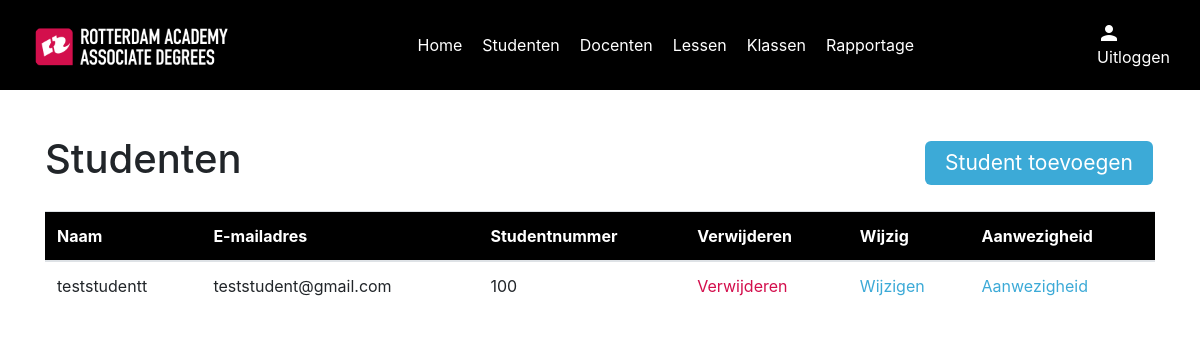
Before: /studenten_overzicht with the older database file.
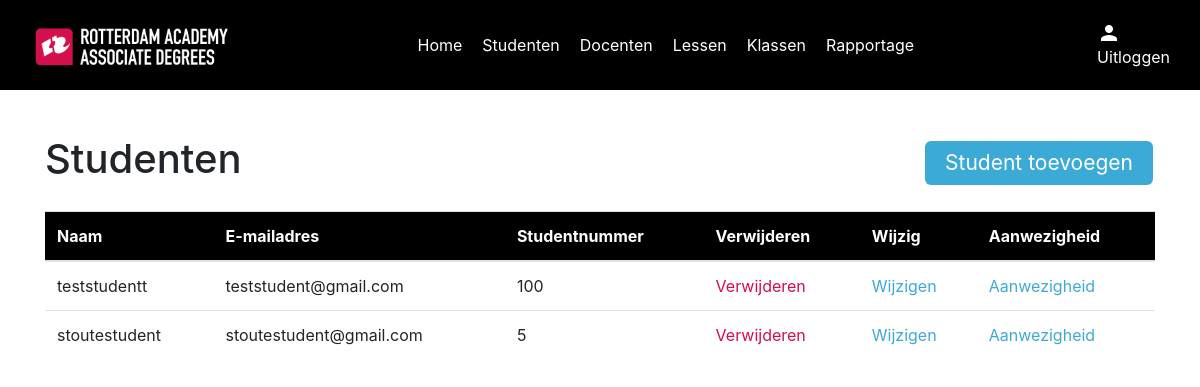
After: the same page with the newer database file.
### models/userModel.py (models this page shows)
class User(UserMixin, db.Model):
    id = db.Column(db.Integer, primary_key=True)
    name = db.Column(db.String(100), nullable=False)
    email = db.Column(db.String(100), nullable=False)
    password = db.Column(db.String(255), nullable=True)
    role = db.Column(db.Integer, nullable=False)
    studentNumber = db.Column(db.Integer, nullable=True)
    def to_dict(self):
        return {
            'id': self.id,
            'name': self.name,
            'email': self.email,
            'password': self.password,
            'role': self.role,
            'student_number': self.studentNumber
        }

### routes/studentRoutes.py (the view)
    @app.route("/studenten_overzicht")
    def students_index():
        students = StudentController.get_all_students()
        return render_template(
            "students/index.html", students=students
        )

### controllers/studentController.py (called while the page is built)
    @staticmethod
    def get_all_students():
        students = User.query.filter_by(role=1)
        students_dict = [student.to_dict() for student in students]
        return students_dict

### templates/students/index.html (shortened to what this page needs)
{% include "layout.html" %}
{% block content %}
{% include "navigation.html" %}
<div class="container students">
    <div class="index" id="students">
        <div class="top-content">
            <h1>Studenten</h1>
            <a href="#" class="button" id="btnCreate" data-toggle="modal" data-target="#studentModal">Student toevoegen</a>
        </div>
        <table class="table">
            <thead style="background-color: black; color: #fff;">
            <tr>
                <th scope="Name">Naam</th>
                <th scope="Date">E-mailadres</th>
                <th scope="Starttime">Studentnummer</th>
                <th scope="Delete">Verwijderen</th>
                <th scope="Change">Wijzig</th>
                <th scope="Change">Aanwezigheid</th>
            </tr>
            </thead>
            <tbody>
            {% for student in students %}
            <tr>
                <td>{{ student.name }}</td>
                <td>{{ student.email }}</td>
                <td>{{ student.student_number }}</td>
                <td><a href="#" class="red" data-id="{{ student.id }}" id="btnDelete">Verwijderen</a></td>
                <td><a href="#" class="blue" data-id="{{ student.id }}" id="btnEdit" data-toggle="modal" data-target="#studentModal">Wijzigen</a></td>
                <td><a href="/students/{{ student.student_number }}/aanwezigheid" class="blue">Aanwezigheid</a></td>
            </tr>
            {% endfor %}
            </tbody>
        </table>
    </div>
</div>
{% endblock %}

Changed rows visible on the page:
added User: name "stoutestudent", email "stoutestudent@gmail.com", student_number "5"
